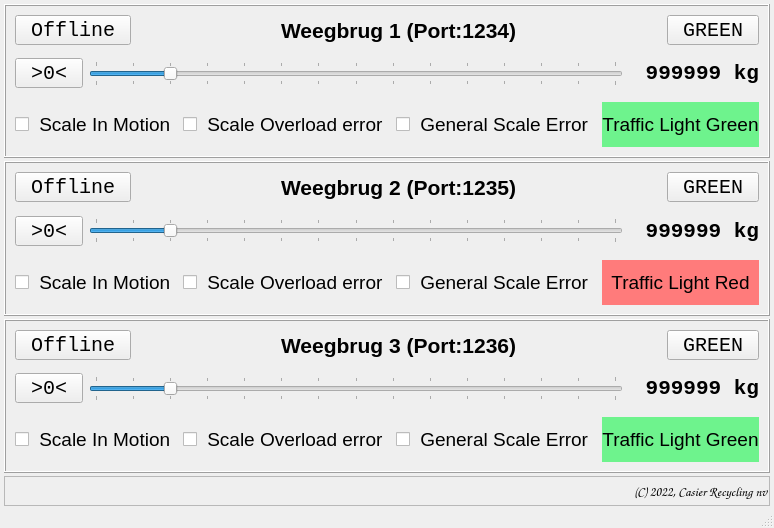
<?xml version="1.0" encoding="UTF-8"?>
<ui version="4.0">
 <class>MainWindow</class>
 <widget class="QMainWindow" name="MainWindow">
  <property name="geometry">
   <rect>
    <x>0</x>
    <y>0</y>
    <width>758</width>
    <height>528</height>
   </rect>
  </property>
  <property name="windowTitle">
   <string>MainWindow</string>
  </property>
  <widget class="QWidget" name="centralwidget">
   <layout class="QVBoxLayout" name="verticalLayout">
    <property name="spacing">
     <number>3</number>
    </property>
    <property name="leftMargin">
     <number>4</number>
    </property>
    <property name="topMargin">
     <number>4</number>
    </property>
    <property name="rightMargin">
     <number>4</number>
    </property>
    <property name="bottomMargin">
     <number>0</number>
    </property>
    <item>
     <widget class="QFrame" name="frame">
      <property name="frameShape">
       <enum>QFrame::Box</enum>
      </property>
      <property name="frameShadow">
       <enum>QFrame::Raised</enum>
      </property>
      <layout class="QVBoxLayout" name="verticalLayout_2">
       <item>
        <layout class="QHBoxLayout" name="horizontalLayout_3">
         <item>
          <widget class="QToolButton" name="buttonTCPServer">
           <property name="font">
            <font>
             <family>Consolas</family>
             <pointsize>15</pointsize>
            </font>
           </property>
           <property name="text">
            <string>Offline</string>
           </property>
          </widget>
         </item>
         <item>
          <spacer name="horizontalSpacer_2">
           <property name="orientation">
            <enum>Qt::Horizontal</enum>
           </property>
           <property name="sizeHint" stdset="0">
            <size>
             <width>40</width>
             <height>20</height>
            </size>
           </property>
          </spacer>
         </item>
         <item>
          <widget class="QLabel" name="label">
           <property name="font">
            <font>
             <pointsize>16</pointsize>
             <weight>75</weight>
             <bold>true</bold>
            </font>
           </property>
           <property name="text">
            <string>Weegbrug 1 (Port:1234)</string>
           </property>
          </widget>
         </item>
         <item>
          <spacer name="horizontalSpacer">
           <property name="orientation">
            <enum>Qt::Horizontal</enum>
           </property>
           <property name="sizeHint" stdset="0">
            <size>
             <width>40</width>
             <height>20</height>
            </size>
           </property>
          </spacer>
         </item>
         <item>
          <widget class="QToolButton" name="buttonSetLightGreen">
           <property name="font">
            <font>
             <family>Consolas</family>
             <pointsize>15</pointsize>
            </font>
           </property>
           <property name="text">
            <string>GREEN</string>
           </property>
          </widget>
         </item>
        </layout>
       </item>
       <item>
        <layout class="QHBoxLayout" name="horizontalLayout">
         <item>
          <widget class="QToolButton" name="buttonSetZero">
           <property name="font">
            <font>
             <family>Consolas</family>
             <pointsize>15</pointsize>
            </font>
           </property>
           <property name="text">
            <string>&gt;0&lt;</string>
           </property>
          </widget>
         </item>
         <item>
          <widget class="QSlider" name="sliderWeight">
           <property name="minimum">
            <number>-10000</number>
           </property>
           <property name="maximum">
            <number>60000</number>
           </property>
           <property name="orientation">
            <enum>Qt::Horizontal</enum>
           </property>
           <property name="tickPosition">
            <enum>QSlider::TicksBothSides</enum>
           </property>
           <property name="tickInterval">
            <number>5000</number>
           </property>
          </widget>
         </item>
         <item>
          <widget class="QLabel" name="labelWeight">
           <property name="minimumSize">
            <size>
             <width>130</width>
             <height>0</height>
            </size>
           </property>
           <property name="maximumSize">
            <size>
             <width>130</width>
             <height>16777215</height>
            </size>
           </property>
           <property name="font">
            <font>
             <family>Consolas</family>
             <pointsize>16</pointsize>
             <weight>75</weight>
             <bold>true</bold>
            </font>
           </property>
           <property name="text">
            <string>999999 kg</string>
           </property>
           <property name="alignment">
            <set>Qt::AlignRight|Qt::AlignTrailing|Qt::AlignVCenter</set>
           </property>
          </widget>
         </item>
        </layout>
       </item>
       <item>
        <layout class="QHBoxLayout" name="horizontalLayout_2">
         <item>
          <widget class="QCheckBox" name="checkBoxInMotion">
           <property name="font">
            <font>
             <pointsize>14</pointsize>
            </font>
           </property>
           <property name="text">
            <string> Scale In Motion</string>
           </property>
          </widget>
         </item>
         <item>
          <widget class="QCheckBox" name="checkBoxOverloadErr">
           <property name="font">
            <font>
             <pointsize>14</pointsize>
            </font>
           </property>
           <property name="text">
            <string> Scale Overload error</string>
           </property>
          </widget>
         </item>
         <item>
          <widget class="QCheckBox" name="checkBoxGeneralErr">
           <property name="font">
            <font>
             <pointsize>14</pointsize>
            </font>
           </property>
           <property name="text">
            <string> General Scale Error</string>
           </property>
          </widget>
         </item>
         <item>
          <widget class="QLabel" name="labelTrafficLight">
           <property name="font">
            <font>
             <pointsize>14</pointsize>
            </font>
           </property>
           <property name="styleSheet">
            <string notr="true">background-color: rgb(110, 243, 141);</string>
           </property>
           <property name="text">
            <string>Traffic Light Green</string>
           </property>
           <property name="alignment">
            <set>Qt::AlignCenter</set>
           </property>
          </widget>
         </item>
        </layout>
       </item>
      </layout>
     </widget>
    </item>
    <item>
     <widget class="QFrame" name="frame_3">
      <property name="frameShape">
       <enum>QFrame::Box</enum>
      </property>
      <property name="frameShadow">
       <enum>QFrame::Raised</enum>
      </property>
      <layout class="QVBoxLayout" name="verticalLayout_3">
       <item>
        <layout class="QHBoxLayout" name="horizontalLayout_4">
         <item>
          <widget class="QToolButton" name="buttonTCPServer_2">
           <property name="font">
            <font>
             <family>Consolas</family>
             <pointsize>15</pointsize>
            </font>
           </property>
           <property name="text">
            <string>Offline</string>
           </property>
          </widget>
         </item>
         <item>
          <spacer name="horizontalSpacer_3">
           <property name="orientation">
            <enum>Qt::Horizontal</enum>
           </property>
           <property name="sizeHint" stdset="0">
            <size>
             <width>40</width>
             <height>20</height>
            </size>
           </property>
          </spacer>
         </item>
         <item>
          <widget class="QLabel" name="label_2">
           <property name="font">
            <font>
             <pointsize>16</pointsize>
             <weight>75</weight>
             <bold>true</bold>
            </font>
           </property>
           <property name="text">
            <string>Weegbrug 2 (Port:1235)</string>
           </property>
          </widget>
         </item>
         <item>
          <spacer name="horizontalSpacer_4">
           <property name="orientation">
            <enum>Qt::Horizontal</enum>
           </property>
           <property name="sizeHint" stdset="0">
            <size>
             <width>40</width>
             <height>20</height>
            </size>
           </property>
          </spacer>
         </item>
         <item>
          <widget class="QToolButton" name="buttonSetLightGreen_2">
           <property name="font">
            <font>
             <family>Consolas</family>
             <pointsize>15</pointsize>
            </font>
           </property>
           <property name="text">
            <string>GREEN</string>
           </property>
          </widget>
         </item>
        </layout>
       </item>
       <item>
        <layout class="QHBoxLayout" name="horizontalLayout_5">
         <item>
          <widget class="QToolButton" name="buttonSetZero_2">
           <property name="font">
            <font>
             <family>Consolas</family>
             <pointsize>15</pointsize>
            </font>
           </property>
           <property name="text">
            <string>&gt;0&lt;</string>
           </property>
          </widget>
         </item>
         <item>
          <widget class="QSlider" name="sliderWeight_2">
           <property name="minimum">
            <number>-10000</number>
           </property>
           <property name="maximum">
            <number>60000</number>
           </property>
           <property name="orientation">
            <enum>Qt::Horizontal</enum>
           </property>
           <property name="tickPosition">
            <enum>QSlider::TicksBothSides</enum>
           </property>
           <property name="tickInterval">
            <number>5000</number>
           </property>
          </widget>
         </item>
         <item>
          <widget class="QLabel" name="labelWeight_2">
           <property name="minimumSize">
            <size>
             <width>130</width>
             <height>0</height>
            </size>
           </property>
           <property name="maximumSize">
            <size>
             <width>130</width>
             <height>16777215</height>
            </size>
           </property>
           <property name="font">
            <font>
             <family>Consolas</family>
             <pointsize>16</pointsize>
             <weight>75</weight>
             <bold>true</bold>
            </font>
           </property>
           <property name="text">
            <string>999999 kg</string>
           </property>
           <property name="alignment">
            <set>Qt::AlignRight|Qt::AlignTrailing|Qt::AlignVCenter</set>
           </property>
          </widget>
         </item>
        </layout>
       </item>
       <item>
        <layout class="QHBoxLayout" name="horizontalLayout_6">
         <item>
          <widget class="QCheckBox" name="checkBoxInMotion_2">
           <property name="font">
            <font>
             <pointsize>14</pointsize>
            </font>
           </property>
           <property name="text">
            <string> Scale In Motion</string>
           </property>
          </widget>
         </item>
         <item>
          <widget class="QCheckBox" name="checkBoxOverloadErr_2">
           <property name="font">
            <font>
             <pointsize>14</pointsize>
            </font>
           </property>
           <property name="text">
            <string> Scale Overload error</string>
           </property>
          </widget>
         </item>
         <item>
          <widget class="QCheckBox" name="checkBoxGeneralErr_2">
           <property name="font">
            <font>
             <pointsize>14</pointsize>
            </font>
           </property>
           <property name="text">
            <string> General Scale Error</string>
           </property>
          </widget>
         </item>
         <item>
          <widget class="QLabel" name="labelTrafficLight_2">
           <property name="font">
            <font>
             <pointsize>14</pointsize>
            </font>
           </property>
           <property name="styleSheet">
            <string notr="true">background-color: rgb(255, 123, 123);</string>
           </property>
           <property name="text">
            <string>Traffic Light Red</string>
           </property>
           <property name="alignment">
            <set>Qt::AlignCenter</set>
           </property>
          </widget>
         </item>
        </layout>
       </item>
      </layout>
     </widget>
    </item>
    <item>
     <widget class="QFrame" name="frame_4">
      <property name="frameShape">
       <enum>QFrame::Box</enum>
      </property>
      <property name="frameShadow">
       <enum>QFrame::Raised</enum>
      </property>
      <layout class="QVBoxLayout" name="verticalLayout_4">
       <item>
        <layout class="QHBoxLayout" name="horizontalLayout_7">
         <item>
          <widget class="QToolButton" name="buttonTCPServer_3">
           <property name="font">
            <font>
             <family>Consolas</family>
             <pointsize>15</pointsize>
            </font>
           </property>
           <property name="text">
            <string>Offline</string>
           </property>
          </widget>
         </item>
         <item>
          <spacer name="horizontalSpacer_5">
           <property name="orientation">
            <enum>Qt::Horizontal</enum>
           </property>
           <property name="sizeHint" stdset="0">
            <size>
             <width>40</width>
             <height>20</height>
            </size>
           </property>
          </spacer>
         </item>
         <item>
          <widget class="QLabel" name="label_3">
           <property name="font">
            <font>
             <pointsize>16</pointsize>
             <weight>75</weight>
             <bold>true</bold>
            </font>
           </property>
           <property name="text">
            <string>Weegbrug 3 (Port:1236)</string>
           </property>
          </widget>
         </item>
         <item>
          <spacer name="horizontalSpacer_6">
           <property name="orientation">
            <enum>Qt::Horizontal</enum>
           </property>
           <property name="sizeHint" stdset="0">
            <size>
             <width>40</width>
             <height>20</height>
            </size>
           </property>
          </spacer>
         </item>
         <item>
          <widget class="QToolButton" name="buttonSetLightGreen_3">
           <property name="font">
            <font>
             <family>Consolas</family>
             <pointsize>15</pointsize>
            </font>
           </property>
           <property name="text">
            <string>GREEN</string>
           </property>
          </widget>
         </item>
        </layout>
       </item>
       <item>
        <layout class="QHBoxLayout" name="horizontalLayout_8">
         <item>
          <widget class="QToolButton" name="buttonSetZero_3">
           <property name="font">
            <font>
             <family>Consolas</family>
             <pointsize>15</pointsize>
            </font>
           </property>
           <property name="text">
            <string>&gt;0&lt;</string>
           </property>
          </widget>
         </item>
         <item>
          <widget class="QSlider" name="sliderWeight_3">
           <property name="minimum">
            <number>-10000</number>
           </property>
           <property name="maximum">
            <number>60000</number>
           </property>
           <property name="orientation">
            <enum>Qt::Horizontal</enum>
           </property>
           <property name="tickPosition">
            <enum>QSlider::TicksBothSides</enum>
           </property>
           <property name="tickInterval">
            <number>5000</number>
           </property>
          </widget>
         </item>
         <item>
          <widget class="QLabel" name="labelWeight_3">
           <property name="minimumSize">
            <size>
             <width>130</width>
             <height>0</height>
            </size>
           </property>
           <property name="maximumSize">
            <size>
             <width>130</width>
             <height>16777215</height>
            </size>
           </property>
           <property name="font">
            <font>
             <family>Consolas</family>
             <pointsize>16</pointsize>
             <weight>75</weight>
             <bold>true</bold>
            </font>
           </property>
           <property name="text">
            <string>999999 kg</string>
           </property>
           <property name="alignment">
            <set>Qt::AlignRight|Qt::AlignTrailing|Qt::AlignVCenter</set>
           </property>
          </widget>
         </item>
        </layout>
       </item>
       <item>
        <layout class="QHBoxLayout" name="horizontalLayout_9">
         <item>
          <widget class="QCheckBox" name="checkBoxInMotion_3">
           <property name="font">
            <font>
             <pointsize>14</pointsize>
            </font>
           </property>
           <property name="text">
            <string> Scale In Motion</string>
           </property>
          </widget>
         </item>
         <item>
          <widget class="QCheckBox" name="checkBoxOverloadErr_3">
           <property name="font">
            <font>
             <pointsize>14</pointsize>
            </font>
           </property>
           <property name="text">
            <string> Scale Overload error</string>
           </property>
          </widget>
         </item>
         <item>
          <widget class="QCheckBox" name="checkBoxGeneralErr_3">
           <property name="font">
            <font>
             <pointsize>14</pointsize>
            </font>
           </property>
           <property name="text">
            <string> General Scale Error</string>
           </property>
          </widget>
         </item>
         <item>
          <widget class="QLabel" name="labelTrafficLight_3">
           <property name="font">
            <font>
             <pointsize>14</pointsize>
            </font>
           </property>
           <property name="styleSheet">
            <string notr="true">background-color: rgb(110, 243, 141);</string>
           </property>
           <property name="text">
            <string>Traffic Light Green</string>
           </property>
           <property name="alignment">
            <set>Qt::AlignCenter</set>
           </property>
          </widget>
         </item>
        </layout>
       </item>
      </layout>
     </widget>
    </item>
    <item>
     <widget class="QFrame" name="frame_2">
      <property name="maximumSize">
       <size>
        <width>16777215</width>
        <height>30</height>
       </size>
      </property>
      <property name="frameShape">
       <enum>QFrame::StyledPanel</enum>
      </property>
      <property name="frameShadow">
       <enum>QFrame::Raised</enum>
      </property>
      <layout class="QHBoxLayout" name="horizontalLayout_10">
       <property name="topMargin">
        <number>0</number>
       </property>
       <property name="rightMargin">
        <number>0</number>
       </property>
       <property name="bottomMargin">
        <number>0</number>
       </property>
       <item>
        <spacer name="horizontalSpacer_7">
         <property name="orientation">
          <enum>Qt::Horizontal</enum>
         </property>
         <property name="sizeHint" stdset="0">
          <size>
           <width>550</width>
           <height>25</height>
          </size>
         </property>
        </spacer>
       </item>
       <item>
        <widget class="QLabel" name="label_4">
         <property name="font">
          <font>
           <family>Comic Sans MS</family>
           <pointsize>10</pointsize>
           <weight>50</weight>
           <italic>true</italic>
           <bold>false</bold>
          </font>
         </property>
         <property name="text">
          <string>(C) 2022, Casier Recycling nv</string>
         </property>
        </widget>
       </item>
      </layout>
     </widget>
    </item>
   </layout>
  </widget>
  <widget class="QMenuBar" name="menubar">
   <property name="geometry">
    <rect>
     <x>0</x>
     <y>0</y>
     <width>758</width>
     <height>21</height>
    </rect>
   </property>
  </widget>
  <widget class="QStatusBar" name="statusbar"/>
 </widget>
 <resources/>
 <connections/>
</ui>
